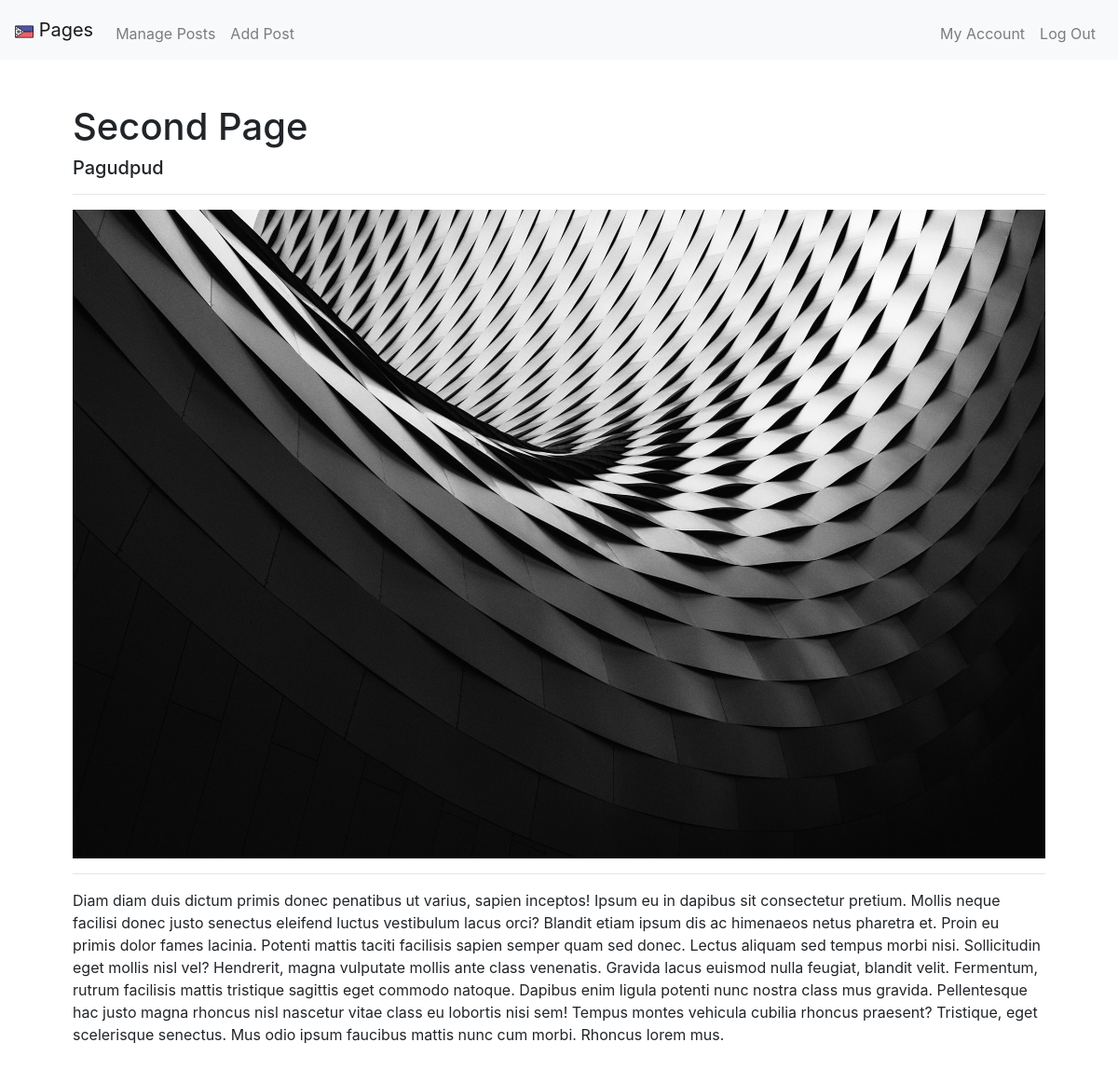
Screenshot of /view/2 (signed in) with the database file from the repository.
### tables this page shows
CREATE TABLE posts (
	id INTEGER NOT NULL, 
	user VARCHAR NOT NULL, 
	title VARCHAR NOT NULL, 
	description VARCHAR NOT NULL, 
	location VARCHAR NOT NULL, 
	image VARCHAR, 
	text TEXT NOT NULL, 
	date DATETIME NOT NULL, 
	PRIMARY KEY (id), 
	FOREIGN KEY(user) REFERENCES users (username)
);

### application.py (the view)
@app.route('/view/<int:post_id>')
@login_required
def post(post_id):
    post = get_post(post_id)
    print(os.path.join(basedir,'uploads'))
    return render_template('post.html', post=post, image_path= basedir+"/uploads"+post["image"])

### application.py (called while the page is built)
@app.after_request
def after_request(response):
    response.headers["Cache-Control"] = "no-cache, no-store, must-revalidate"
    response.headers["Expires"] = 0
    response.headers["Pragma"] = "no-cache"
    return response

def get_post(post_id):
    with engine.connect() as connection:
        s = posts.select().where(posts.c.id == post_id)
        post = connection.execute(s).fetchone()
        if post is None:
            apology("Error with fetching post")
        return post

### helpers.py (called while the page is built)
def login_required(f):
    @wraps(f)
    def decorated_function(*args, **kwargs):
        if session.get("username") is None:
            return redirect("/login")
        return f(*args, **kwargs)
    return decorated_function

### templates/post.html (shortened to what this page needs)
{% extends "layout.html" %}
{% block main %}
    <h1>{{post["title"]}}</h1>
    <h5>{{post["location"]}}</h5>
    <hr>
    <img src='/{{post["image"]}}' class="img-fluid">
    <hr>
    <p style="white-space: pre-line">{{post["text"]}}</p>
{% endblock %}

### rows the page displays
posts: title "Second Page", location "Pagudpud", image (picture), text "Diam diam duis dictum primis donec penatibus ut varius, sapien inceptos! Ipsum eu in dapibus sit consectetur pretium. Mollis neque facilisi donec justo senectus eleifend luctus vestibulum lacus orci? Blandit etiam ipsum dis ac himenaeos netus pharetra et. Proin eu primis dolor fames lacinia. Potenti mattis taciti facilisis sapien semper quam sed donec. Lectus aliquam sed tempus morbi nisi. Sollicitudin eget mollis nisl vel? Hendrerit, magna vulputate mollis ante class venenatis. Gravida lacus euismod nulla feugiat, blandit velit. Fermentum, rutrum facilisis mattis tristique sagittis eget commodo natoque. Dapibus enim ligula potenti nunc nostra class mus gravida. Pellentesque hac justo magna…"
